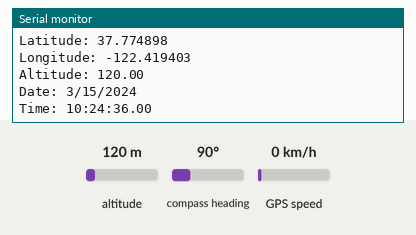
Bench run of a sketch on a simulated Arduino Uno, built with avr-gcc and run on an emulated ATmega328P. On the bench: the last lines printed to the serial monitor. The inputs (shaded band) are chosen by the test bench; at power-on: altitude 120 m, compass heading 90°, GPS speed 0 km/h. The GPS gets a fix after 3 s at 37.7749, -122.4194 with 8 satellites; no radio packets arrive unless stated.

Above: at 7.0 s.
7.1 s: altitude set to 11 m
At 7.7 s:
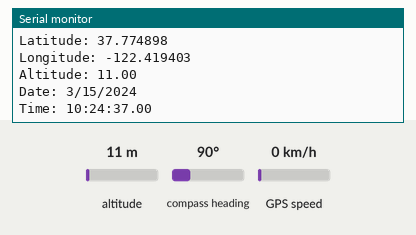
8.7 s: altitude set to 8 m
At 10.1 s:
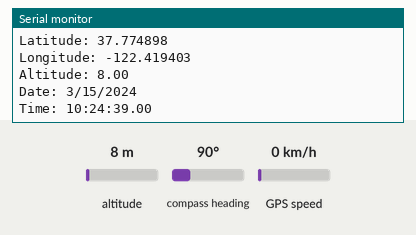
Timing chart, 0 to 11.7 s (numbered marks = the images above; inputs shaded):
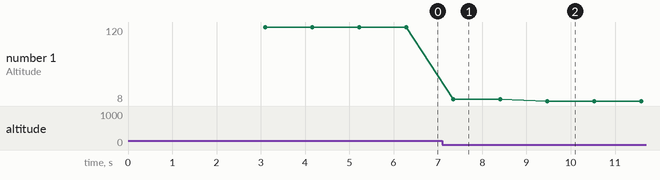

Measured:
- after the input at 7.1 s, the serial monitor: prints a new line after 0.25 s (image 1)
- after the input at 8.7 s, the serial monitor: prints a new line after 0.77 s (image 2)
- plotted number 1: 120 → 11 after the input at 7.1 s, 11 → 8 after the input at 8.7 s

The sketch:

emerg_vehicles_controller.ino.ino
```cpp
#include <SPI.h>
#include <nRF24L01.h>
#include <RF24.h>
#include <SoftwareSerial.h>
#include <TinyGPS++.h>

int RXPin = 2;
int TXPin = 3;
int GPSBaud = 9600;

TinyGPSPlus gps;

SoftwareSerial gpsSerial(RXPin, TXPin);

RF24 radio(9, 8);  // CE, CSN

struct dataStruct{
  double latitude;
  double longitude;
}gpsData;


void setup()
{

  Serial.begin(9600);
  gpsSerial.begin(GPSBaud);


  //  Setup transmitter radio
  radio.begin();
  radio.openWritingPipe(0xF0F0F0F0E1LL);
  radio.setChannel(0x76);
  radio.setPALevel(RF24_PA_MAX);
  radio.setDataRate(RF24_250KBPS);
  radio.stopListening();
  radio.enableDynamicPayloads();
  radio.powerUp();
}

void loop()
{
  char text = 'b';
  radio.write(&text, sizeof(text));
  delay(2000);

  while (gpsSerial.available() > 0)
   if (gps.encode(gpsSerial.read()))
      displayInfo();

}

void displayInfo()
{
  if (gps.location.isValid())
  {
    Serial.print("Latitude: ");
    Serial.println(gps.location.lat(), 6);
    Serial.print("Longitude: ");
    Serial.println(gps.location.lng(), 6);
    Serial.print("Altitude: ");
    Serial.println(gps.altitude.meters());
  }
  else
  {
    Serial.println("Location: Not Available");
  }

  Serial.print("Date: ");
  if (gps.date.isValid())
  {
    Serial.print(gps.date.month());
    Serial.print("/");
    Serial.print(gps.date.day());
    Serial.print("/");
    Serial.println(gps.date.year());
  }
  else
  {
    Serial.println("Not Available");
  }

  Serial.print("Time: ");
  if (gps.time.isValid())
  {
    if (gps.time.hour() < 10) Serial.print(F("0"));
    Serial.print(gps.time.hour());
    Serial.print(":");
    if (gps.time.minute() < 10) Serial.print(F("0"));
    Serial.print(gps.time.minute());
    Serial.print(":");
    if (gps.time.second() < 10) Serial.print(F("0"));
    Serial.print(gps.time.second());
    Serial.print(".");
    if (gps.time.centisecond() < 10) Serial.print(F("0"));
    Serial.println(gps.time.centisecond());
  }
  else
  {
    Serial.println("Not Available");
  }

  Serial.println();
  Serial.println();
  delay(1000);
}
```
